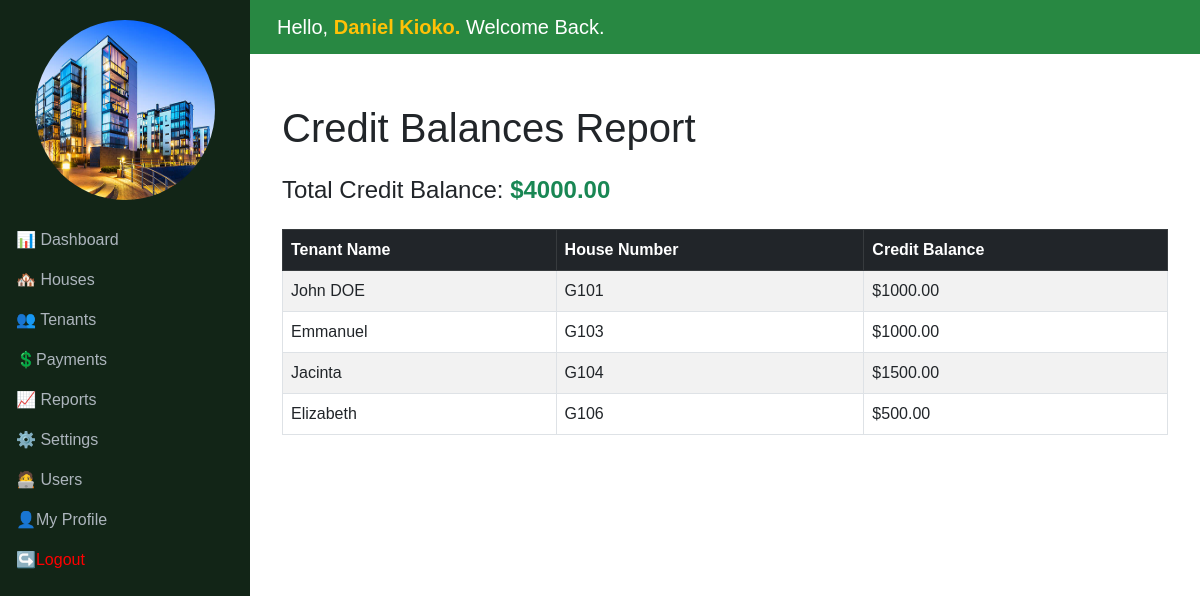
The app's page /rentals/reports/credit-balances/ (signed in) with its own data.
### authentication/models.py (models this page shows, shortened)
class User(AbstractUser):
    email = models.EmailField(unique=True)
    USERNAME_FIELD = 'email'
    REQUIRED_FIELDS = ['username']  # Username is still required

### rentals/models.py (models this page shows, shortened)
class Tenant(models.Model):
    name = models.CharField(max_length=255)
    phone = models.CharField(max_length=15)
    house = models.OneToOneField('House', on_delete=models.CASCADE, unique=True)
    date_joined = models.DateField(auto_now_add=True)

class House(models.Model):
    HOUSE_TYPES = [
        ('Bedsitter', 'Bedsitter'),
        ('One Bedroom', 'One Bedroom'),
        ('Two Bedroom', 'Two Bedroom'),
        ('Three Bedroom', 'Three Bedroom'),
    ]
    number = models.CharField(max_length=20, unique=True)
    house_type = models.CharField(max_length=50, choices=HOUSE_TYPES)
    monthly_rent = models.DecimalField(max_digits=10, decimal_places=2)
    is_occupied = models.BooleanField(default=False)

### rentals/views.py (the view)
# urls.py: path('reports/credit-balances/', CreditBalancesReportView.as_view(), name='credit-balances-report'),
class CreditBalancesReportView(LoginRequiredMixin, TemplateView):
    template_name = 'credit-balances-report.html'
    @classmethod
    def get_total_credit_balance(cls):
        total_credit_balance = Decimal('0.00')
        tenants_with_credit = []  # List to store tenants with credit balances
        for tenant in Tenant.objects.all():
            total_paid = Payment.objects.filter(tenant=tenant).aggregate(total=Sum('amount_paid'))['total'] or Decimal('0.00')
            months_since_joining = (date.today().year - tenant.date_joined.year) * 12 + date.today().month - tenant.date_joined.month
            total_due = months_since_joining * tenant.house.monthly_rent
            credit_balance = total_paid - total_due
            if credit_balance > 0:
                total_credit_balance += credit_balance
                tenants_with_credit.append({
                    'name': tenant.name,
                    'house': tenant.house.number,
                    'credit_balance': credit_balance
                })
        return total_credit_balance, tenants_with_credit  # Return both total balance and list of tenants
    def get_context_data(self, **kwargs):
        context = super().get_context_data(**kwargs)
        total_credit_balance, tenants_with_credit = self.get_total_credit_balance()  # Call the method
        context['total_credit_balance'] = total_credit_balance  # Add total balance to context
        context['tenants'] = tenants_with_credit  # Add list of tenants to context
        return context

### rentals/templates/credit-balances-report.html
{% extends 'base.html' %}
{% block content %}
  <div class="container">
    <h1 class="my-4">Credit Balances Report</h1>
    <h4>Total Credit Balance:<strong class="text-success"> ${{ total_credit_balance }}</strong></h4>
    <table class="table table-striped table-bordered mt-4">
      <thead class="table-dark">
        <tr>
          <th>Tenant Name</th>
          <th>House Number</th>
          <th>Credit Balance</th>
        </tr>
      </thead>
      <tbody>
        {% for tenant in tenants %}
          <tr>
            <td>{{ tenant.name }}</td>
            <td>{{ tenant.house }}</td>
            <td>${{ tenant.credit_balance }}</td>
          </tr>
        {% empty %}
          <tr>
            <td colspan="3" class="text-center">No tenants with a positive credit balance.</td>
          </tr>
        {% endfor %}
      </tbody>
    </table>
  </div>
{% endblock %}

### rentals/templates/base.html (shortened to what this page needs)
<!DOCTYPE html>
<html lang="en">
<head>
    <link href="https://cdn.jsdelivr.net/npm/bootstrap@5.3.0-alpha1/dist/css/bootstrap.min.css" rel="stylesheet">
    <link href="https://cdnjs.cloudflare.com/ajax/libs/font-awesome/5.15.4/css/all.min.css" rel="stylesheet">
    {% load static %}
</head>
<body>
    <nav class="sidebar col-md-3 col-lg-2 d-md-block">
        <div class="logo">
            <img src="{% static "images/logo.png" %}" alt="Logo">
        </div>
        {% with current=request.resolver_match.url_name %}
        <ul class="nav flex-column">
            <li class="nav-item">
                <a class="nav-link {% if current == 'dashboard' %}active{% endif %}" href="{% url "rentals:dashboard" %}"> 📊 Dashboard</a>
            </li>
            <li class="nav-item">
                <a class="nav-link {% if current == 'houses' %}active{% endif %}" href="{% url "rentals:houses" %}"> 🏘️ Houses</a>
            </li>
            <li class="nav-item">
                <a class="nav-link {% if current == 'tenants' %}active{% endif %}" href="{% url "rentals:tenants" %}"> 👥 Tenants</a>
            </li>
            <li class="nav-item">
                <a class="nav-link {% if current == 'payments' %}active{% endif %}" href="{% url "rentals:payments" %}">💲Payments</a>
            </li>
            <li class="nav-item">
                <a class="nav-link {% if current == 'reports' %}active{% endif %}" href="{% url "rentals:reports" %}">  📈 Reports</a>
            </li>
            <li class="nav-item">
                <a class="nav-link {% if current == 'settings' %}active{% endif %}" href="{% url "rentals:settings" %}"> ⚙️ Settings</a>
            </li>
            <li class="nav-item">
                {% if user.is_superuser %}
                <a class="nav-link {% if current == 'users' %}active{% endif %}" href="{% url "rentals:users" %}"> 🧑‍💻 Users</a>
                {% else %}
                <a class="nav-link" href="#" onclick="alert('You do not have permission to access the User Management page. Only administrators can manage users.'); return false;"> 🧑‍💻 Users</a>
                {% endif %}
            </li>
            <li class="nav-item">
                <a class="nav-link {% if current == 'profile' %}active{% endif %}" href="{% url "rentals:profile" %}">👤My Profile</a>
            </li>
            <li class="nav-item">
                <form method="post" action="{% url 'auth:logout' %}" style="display: inline;">
                    <button type="submit" class="nav-link" style="background: none; border: 1px; padding: none; color: red; text-decoration: none;">↪️Logout</button>
                </form>
            </li>
        </ul>
        {% endwith %}
    </nav>
    <header class="header">
        <div class="container-fluid d-flex justify-content-between align-items-left">
            <h5 class="m-0">Hello, <b class="text-warning">{{ request.user.first_name }} {{ request.user.last_name }}. </b>Welcome Back.</h5>
        </div>
    </header>
    <main class="main-content">
        {% block content %}{% endblock %}
    </main>
</body>
</html>

### rentals/templates/base.html (style rules this page uses)
body { margin: 0; font-family: Arial, sans-serif; }
.sidebar { width: 250px; height: 100vh; position: fixed; top: 0; left: 0; background-color: rgb(18, 37, 23); color: #fff; }
.sidebar .nav-link { color: #adb5bd; }
.sidebar .logo { text-align: center; padding: 20px 0; }
.sidebar .logo img { width: 180px; height: 180px; border-radius: 50%; }
.header { background-color:rgb(40, 136, 66); color: #fff; padding: 15px; position: fixed; top: 0; left: 250px; right: 0; z-index: 1030; }
.main-content { margin-top: 60px; margin-left: 250px; padding: 20px; }

### records on screen
User: user.first_name "Daniel", user.last_name "Kioko"
Tenant: name "John DOE"
House: house "G101"
Tenant: name "Emmanuel"
House: house "G103"
Tenant: name "Jacinta"
House: house "G104"
Tenant: name "Elizabeth"
House: house "G106"

### other values on screen
{{ total_credit_balance }} "4000.00"
{{ tenant.credit_balance }} "1000.00" "1000.00" "1500.00" "500.00"
